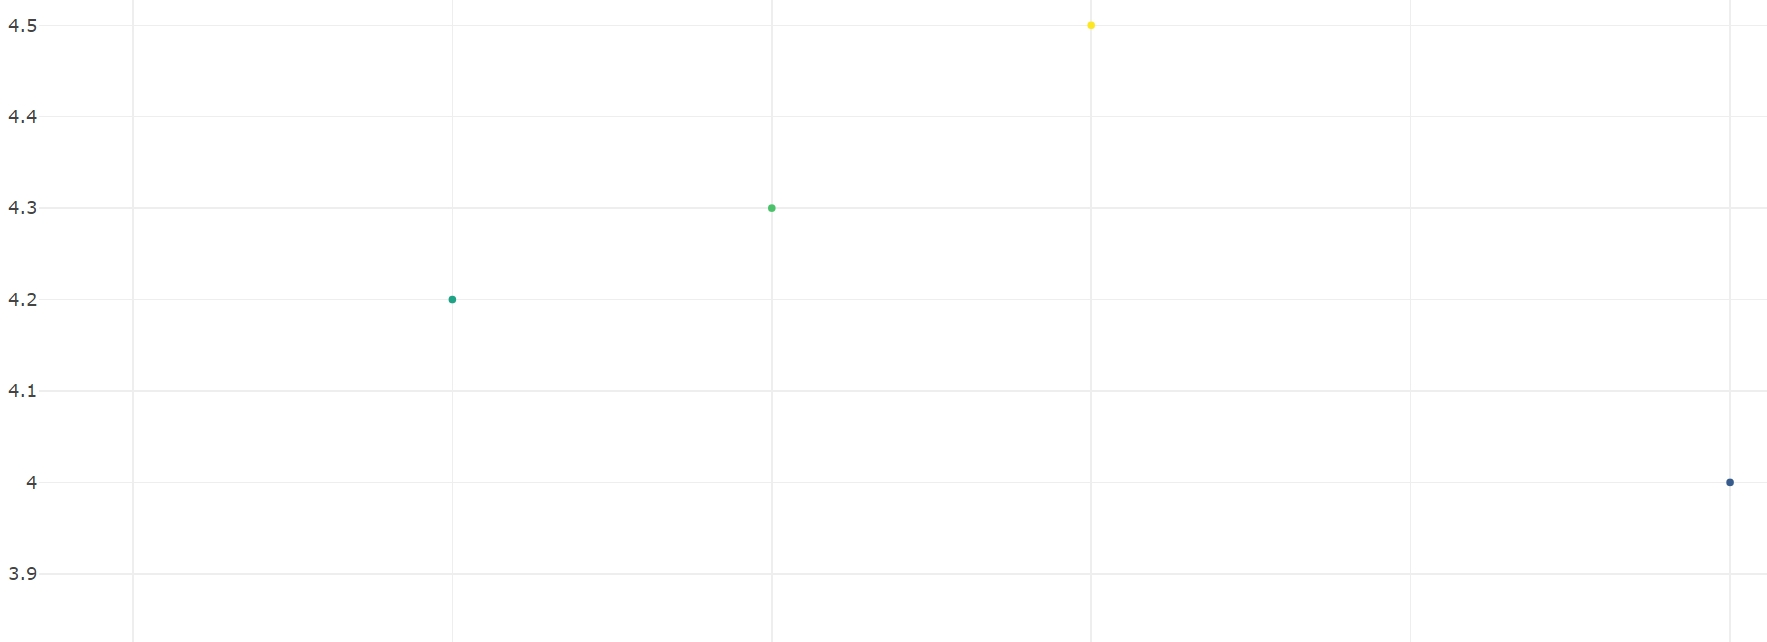

This chart was generated by the following R code:
# Install required packages if not already installed
if (!require("plotly")) install.packages("plotly")

# Load the required packages
library(plotly)

# Product performance data
data <- data.frame(
  Product = c("A", "B", "C", "D", "E"),
  Price = c(50, 70, 60, 45, 55),
  UnitsSold = c(1000, 800, 1200, 1500, 900),
  CustomerRatings = c(4.2, 4.0, 4.5, 3.8, 4.3)
)

# 1. Customer ratings variation
print(data)

# 2. 3D Scatter Plot
scatter_plot <- plot_ly(data, x = ~UnitsSold, y = ~CustomerRatings, z = ~Price, 
                        type = 'scatter3d', mode = 'markers',
                        marker = list(size = 5, color = ~CustomerRatings, colorscale = 'Viridis'))

# 3. Check for correlation
cor_matrix <- cor(data[, c("UnitsSold", "Price", "CustomerRatings")])
print(cor_matrix)

# 4. 3D Surface Plot
surface_plot <- plot_ly(data, x = ~UnitsSold, y = ~Price, z = ~CustomerRatings, 
                        type = 'mesh3d')

# Display plots
scatter_plot <- scatter_plot %>% layout(scene = list(
  xaxis = list(title = 'Units Sold'),
  yaxis = list(title = 'Customer Ratings (out of 5)'),
  zaxis = list(title = 'Price ($)')
))

surface_plot <- surface_plot %>% layout(scene = list(
  xaxis = list(title = 'Units Sold'),
  yaxis = list(title = 'Price ($)'),
  zaxis = list(title = 'Customer Ratings (out of 5)')
))

print(scatter_plot)
print(surface_plot)

# 5. Compare 3D plots
# Generating individual scatter plots
scatter_plot_units_sold <- plot_ly(data, x = ~UnitsSold, y = ~CustomerRatings, 
                                   type = 'scatter', mode = 'markers', 
                                   marker = list(size = 5, color = ~CustomerRatings, colorscale = 'Viridis'))

scatter_plot_price <- plot_ly(data, x = ~Price, y = ~CustomerRatings, 
                              type = 'scatter', mode = 'markers', 
                              marker = list(size = 5, color = ~CustomerRatings, colorscale = 'Viridis'))

# Layout for comparison plots
scatter_plot_units_sold <- scatter_plot_units_sold %>% layout(xaxis = list(title = 'Units Sold'), 
                                                              yaxis = list(title = 'Customer Ratings (out of 5)'))
scatter_plot_price <- scatter_plot_price %>% layout(xaxis = list(title = 'Price ($)'), 
                                                    yaxis = list(title = 'Customer Ratings (out of 5)'))

print(scatter_plot_units_sold)
print(scatter_plot_price)
